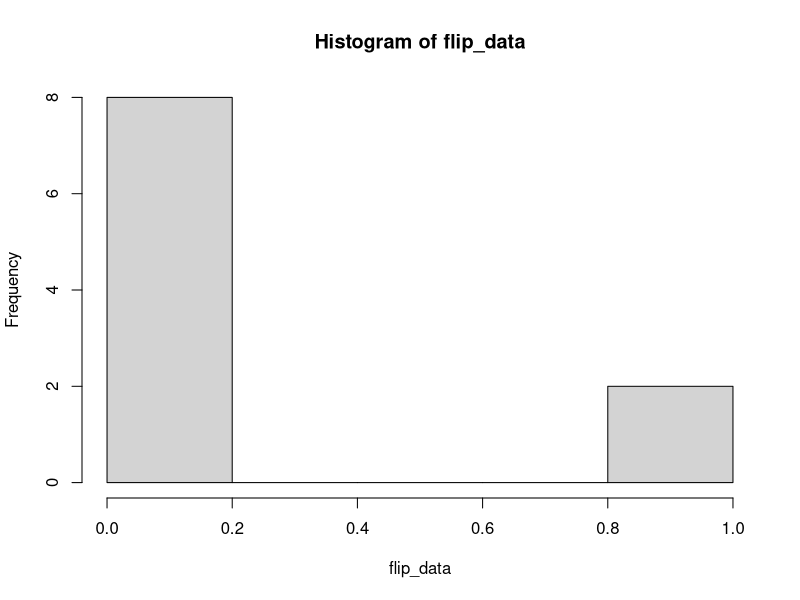

The R script that drew this image:
## ---- chunk 1
possibilities <- c(0,1) # either heads (1) or tails (0).
                        # c(...) makes a list of whatever you include in the ...
probabilities <- c(0.5, 0.5)
                        # a 50% chance of heads, a 50% chance of tails.
(flip_data = sample(x = possibilities, size = 10, replace=TRUE, prob=probabilities))
                        # x is the vector of possible outcomes.
                        # size is the number of coin flips I want.
                        # we are flipping coin, not drawing from a deck, so ne
                        #   second flip is just as likely to get heads or tails
                        #   as the first: we *do* replace.
                        # prob is a vector of probabilities for each x
                        # encasing the whole thing in parentheses shows the
                        #   value of the variable you set as you set it

## ---- chunk 2
hist(flip_data)         # hist() generates a simple historam. We could make
                        # this prettier with ggplot2, but we don't need that right
                        # now.
